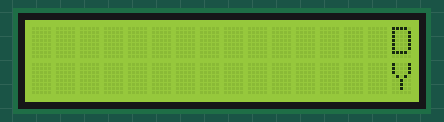
This sketch was run on a simulated Arduino Uno, built with avr-gcc and run on an emulated ATmega328P. On the bench: 16×2 character LCD.

Above: at 0.21 s.
At 1.73 s:
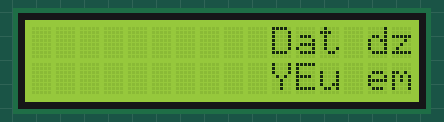
At 3.26 s:
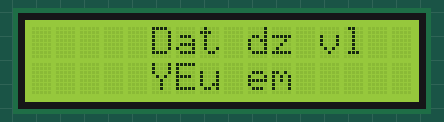
At 4.78 s:
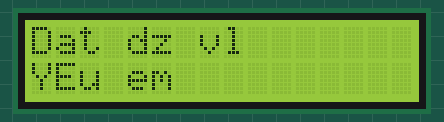
At 6.5 s:
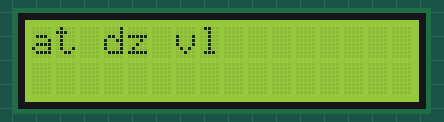
At 9.95 s:
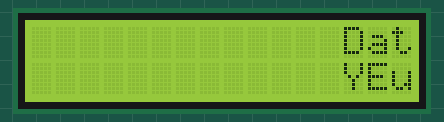

The sketch:

lcdchay.ino.ino
```cpp
#include <LiquidCrystal.h>
LiquidCrystal lcd(12,11,7,6,5,4);
int i;
#define VO A1
void setup() {
  Serial.begin(9600);
  lcd.begin(16,2);

}

void loop() {
  // put your main code here, to run repeatedly:
  for(i=15;i>(-15);i--)
  {
  lcd.setCursor(i,0);
  lcd.print("Dat dz vl");
  lcd.setCursor(i,1);
  lcd.print("YEu em");
  delay(300);
  lcd.clear();
  }
}
```

Measured:
- by itself, everything shown: repeats every 9.1 s, in 23 steps
- what the display in image 4 shows lasts 2.7 s, from 6.5 s to 9.2 s
